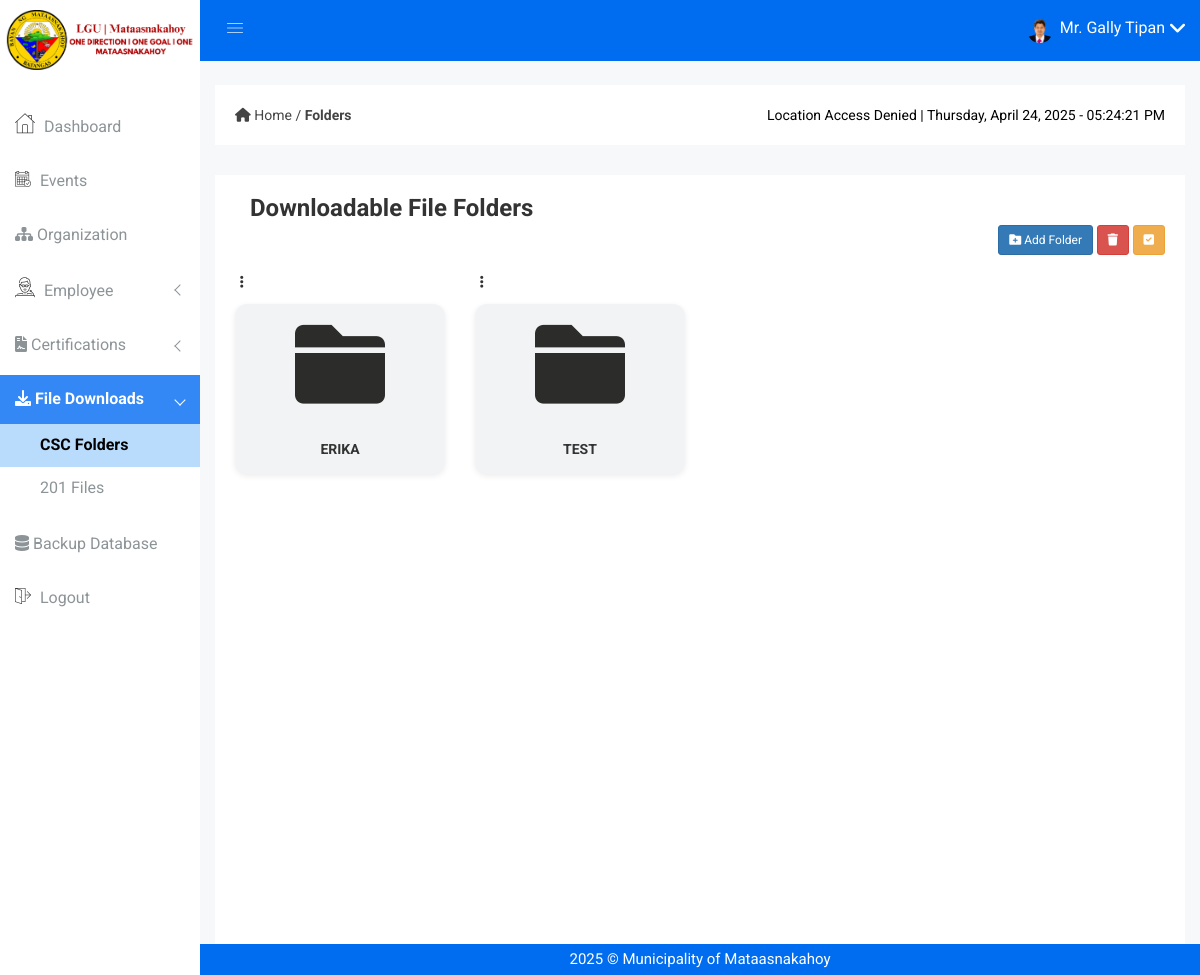
/folders.php (signed in), run on an earlier commit of the app's database.
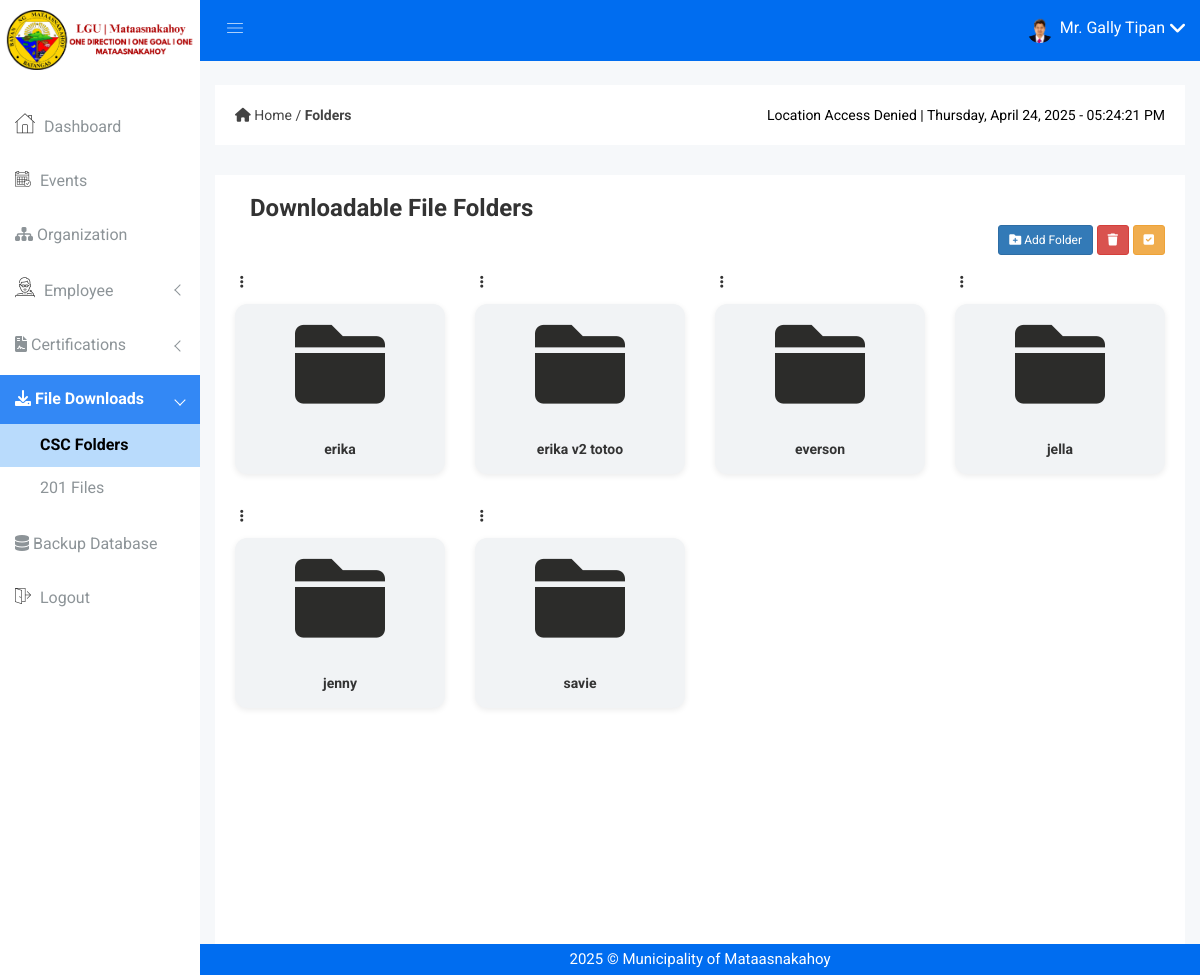
And on a later commit of the database.
### tables this page shows
CREATE TABLE IF NOT EXISTS `employee` (
  `employee_no` varchar(100) NOT NULL,
  `firstname` varchar(50) NOT NULL,
  `middlename` varchar(50) DEFAULT NULL,
  `lastname` varchar(50) NOT NULL,
  `name_extension` varchar(10) DEFAULT NULL,
  `dob` date NOT NULL,
  `pob` varchar(255) NOT NULL,
  `sex` enum('Male','Female') NOT NULL,
  `civil_status` varchar(255) DEFAULT NULL,
  `address` text NOT NULL,
  `blood_type` enum('A+','A-','B+','B-','AB+','AB-','O+','O-','Unknown') DEFAULT 'Unknown',
  `mobile_no` bigint DEFAULT NULL,
  `email_address` varchar(100) NOT NULL,
  `image` varchar(255) DEFAULT NULL,
  `designation` varchar(255) NOT NULL,
  `role` varchar(255) NOT NULL,
  `account_status` tinyint(1) NOT NULL DEFAULT '1',
  `hr_staff` tinyint(1) NOT NULL DEFAULT '0',
  `created_at` timestamp NOT NULL DEFAULT CURRENT_TIMESTAMP,
  `updated_at` timestamp NOT NULL DEFAULT CURRENT_TIMESTAMP ON UPDATE CURRENT_TIMESTAMP,
  PRIMARY KEY (`employee_no`),
  UNIQUE KEY `email_address` (`email_address`)
);

CREATE TABLE IF NOT EXISTS `folders` (
  `id` int NOT NULL AUTO_INCREMENT,
  `name` varchar(255) NOT NULL,
  `parent_id` int DEFAULT NULL,
  PRIMARY KEY (`id`),
  KEY `parent_id` (`parent_id`)
);

### folders.php (the view, shortened to what the rows shown need)
<?php
include 'emailnotif.php';
?>
<!DOCTYPE html>
<html class="no-js" lang="en">
<head>
    <link rel="stylesheet" href="css/bootstrap.min.css" />
    <link rel="stylesheet" href="css/font-awesome.min.css" />
    <link rel="stylesheet" href="css/owl.carousel.css" />
    <link rel="stylesheet" href="css/owl.theme.css" />
    <link rel="stylesheet" href="css/owl.transitions.css" />
    <link rel="stylesheet" href="css/animate.css" />
    <link rel="stylesheet" href="css/normalize.css" />
    <link rel="stylesheet" href="css/meanmenu.min.css" />
    <link rel="stylesheet" href="css/main.css" />
    <link rel="stylesheet" href="css/educate-custon-icon.css" />
    <link rel="stylesheet" href="css/morrisjs/morris.css" />
    <link rel="stylesheet" href="css/scrollbar/jquery.mCustomScrollbar.min.css" />
    <link rel="stylesheet" href="css/metisMenu/metisMenu.min.css" />
    <link rel="stylesheet" href="css/metisMenu/metisMenu-vertical.css" />
    <link rel="stylesheet" href="style.css" />
    <link rel="stylesheet" href="css/responsive.css" />
    <link href="https://cdn.jsdelivr.net/npm/sweetalert2@11.12.3/dist/sweetalert2.min.css" rel="stylesheet">
</head>
<body>
    <?php include 'includes/header.php'; ?>
                                                    <link rel="stylesheet"
                                                        href="https://cdnjs.cloudflare.com/ajax/libs/font-awesome/6.0.0-beta3/css/all.min.css">
    <div class="product-status mg-b-15">
        <div class="container-fluid">
            <div class="row">
                <div class="col-lg-12 col-md-12 col-sm-12 col-xs-12">
                    <div class="product-status-wrap drp-lst">
                        <div class="folders-container">
                            <?php
                            include 'dbcon.php';
                            $query = "SELECT * FROM folders WHERE parent_id IS NULL ORDER BY name ASC";
                            $result = mysqli_query($con, $query);
                            if (mysqli_num_rows($result) > 0) {
                                while ($row = mysqli_fetch_assoc($result)) {
                                    echo '
                                        <div class="folder-container">
                                            <div class="folder-actions">
                                                <input type="checkbox" class="folder-checkbox" value="' . $row['id'] . '" style="display: none;">
                                                <div class="folder-options" style="position: relative; display: inline-block;">
                                <i class="fa fa-ellipsis-v folder-menu-toggle" data-folder-id="' . $row['id'] . '" style="cursor: pointer; padding: 5px;"></i>
                                <div class="folder-dropdown" id="dropdown-' . $row['id'] . '" style="display: none; position: absolute; left: 100%; top: 0; background: white; border: 1px solid #ddd; border-radius: 5px; box-shadow: 0 4px 8px rgba(0,0,0,0.1); z-index: 1000; min-width: 50px;">
                                    <ul style="list-style: none; margin: 0; padding: 0;">
                                        <li class="rename-folder" data-folder-id="' . $row['id'] . '" data-folder-name="' . htmlspecialchars($row['name']) . '" style="padding: 10px; cursor: pointer; border-bottom: 1px solid #eee; transition: background 0.3s;">
                                            Rename
                                        </li>
                                    </ul>
                                </div>
                            </div>
                </div>
                <div class="folder" onclick="openFolder(' . $row['id'] . ')">
                    <i class="fa fa-folder"></i><br>
                    <strong>' . htmlspecialchars($row['name']) . '</strong>
                </div>
            </div>';
                                }
                            } else {
                                echo "<p>No folders found.</p>";
                            }
                            ?>
                        </div>
                    </div>
                </div>
            </div>
        </div>
    </div>
    <?php include 'includes/footer.php'; ?>

### includes/header.php (shortened to what the rows shown need)
<div class="all-content-wrapper">
    <div class="header-advance-area">
        <div class="header-top-area">
            <div class="container-fluid">
                <div class="row">
                    <div class="col-lg-12 col-md-12 col-sm-12 col-xs-12">
                        <div class="header-top-wraper">
                            <div class="row">
                                <div class="col-lg-5 col-md-5 col-sm-12 col-xs-12">
                                    <div class="header-right-info">
                                        <ul class="nav navbar-nav mai-top-nav header-right-menu">
                                            <li class="nav-item">
                                                <?php
                                                include "dbcon.php";
                                                $user_id = $_SESSION['user_id'];
                                                if (!empty($user_id)) {
                                                    $query = "
                                                        SELECT e.image, e.firstname, e.lastname, e.sex
                                                        FROM employee e
                                                        INNER JOIN admin a ON e.employee_no = a.employee_no
                                                        WHERE a.employee_no = ?
                                                    ";
                                                    $stmt = $con->prepare($query);
                                                    $stmt->bind_param("s", $user_id);
                                                    $stmt->execute();
                                                    $result = $stmt->get_result();
                                                    if ($row = $result->fetch_assoc()) {
                                                        $imagePath = $row['image'];
                                                        $sex = strtolower($row['sex']);
                                                        if ($sex === 'male') {
                                                            $salutation = "Mr.";
                                                        } elseif ($sex === 'female') {
                                                            $salutation = "Ms.";
                                                        } else {
                                                            $salutation = "";
                                                        }
                                                        $user_image = !empty($imagePath) ? 'img/profile/' . $imagePath : 'img/mk-logo.png';
                                                        $user_name = trim("$salutation {$row['firstname']} {$row['lastname']}");
                                                    } else {
                                                        $user_image = 'img/mk-logo.png';
                                                        $user_name = 'Admin';
                                                    }
                                                } else {
                                                    $user_image = 'img/mk-logo.png';
                                                    $user_name = 'Admin';
                                                }
                                                ?>
                                                <a href="#" data-toggle="dropdown" role="button" aria-expanded="false" class="nav-link dropdown-toggle">
                                                    <img src="<?php echo htmlspecialchars($user_image); ?>" alt="User Image" />
                                                    <span class="admin-name"><?php echo htmlspecialchars($user_name); ?></span>
                                                    <i class="fa fa-angle-down edu-icon edu-down-arrow"></i>
                                                </a>
                                            </li>
                                        </ul>
                                    </div>
                                </div>
                            </div>
                        </div>
                    </div>
                </div>
            </div>
        </div>

What changed in the data, as far as the page shows it:
changed folders: name "ERIKA" → "erika"
added folders: name "erika v2 totoo"
added folders: name "everson"
changed folders: name "TEST" → "jella"
added folders: name "jenny"
added folders: name "savie"
